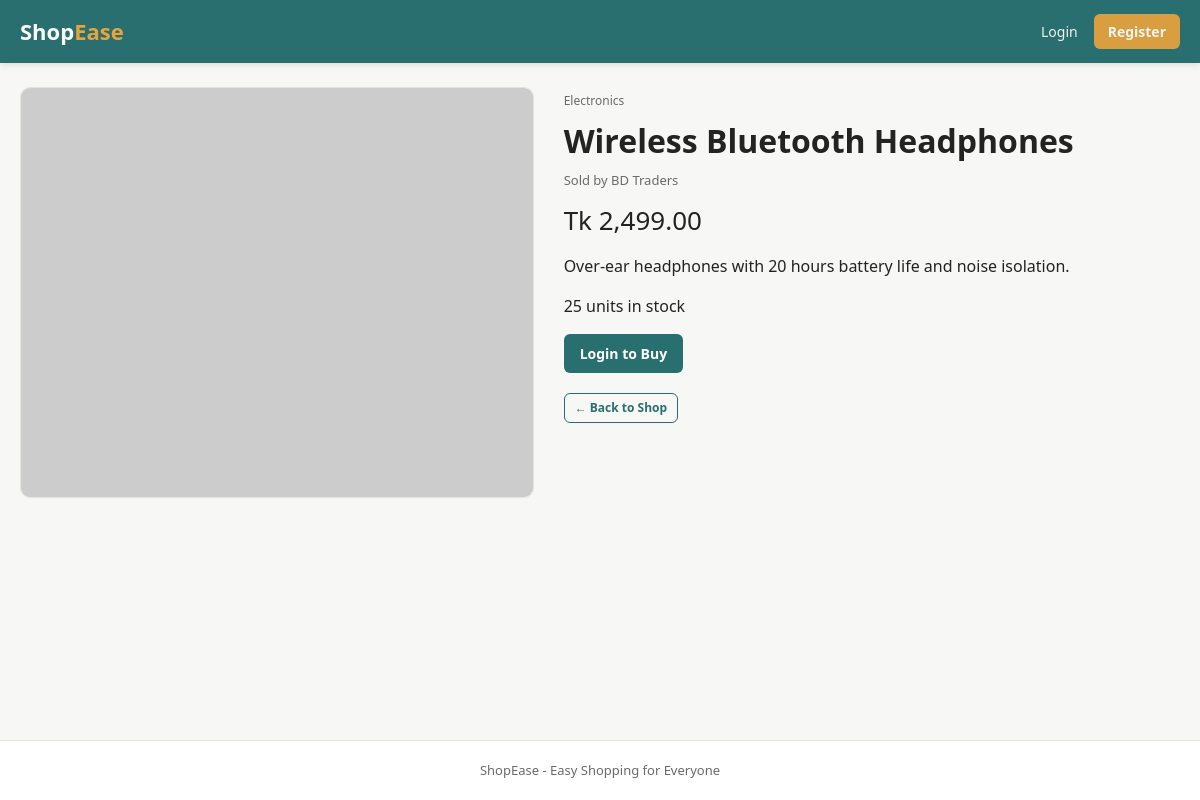
The page /customer/product.php?id=1 on the database its author committed.
### tables this page shows
CREATE TABLE products (
    id INT AUTO_INCREMENT PRIMARY KEY,
    seller_id INT NOT NULL,
    category_id INT,
    name VARCHAR(150) NOT NULL,
    description TEXT,
    price DECIMAL(10,2) NOT NULL,
    stock INT NOT NULL DEFAULT 0,
    image VARCHAR(255) DEFAULT 'no-image.png',
    status ENUM('active', 'inactive') NOT NULL DEFAULT 'active',
    created_at TIMESTAMP DEFAULT CURRENT_TIMESTAMP,
    FOREIGN KEY (seller_id) REFERENCES users(id) ON DELETE CASCADE,
    FOREIGN KEY (category_id) REFERENCES categories(id) ON DELETE SET NULL
);

CREATE TABLE categories (
    id INT AUTO_INCREMENT PRIMARY KEY,
    name VARCHAR(100) NOT NULL UNIQUE
);

CREATE TABLE users (
    id INT AUTO_INCREMENT PRIMARY KEY,
    name VARCHAR(100) NOT NULL,
    email VARCHAR(150) NOT NULL UNIQUE,
    password VARCHAR(255) NOT NULL,
    role ENUM('admin', 'seller', 'customer', 'delivery') NOT NULL DEFAULT 'customer',
    phone VARCHAR(20),
    address VARCHAR(255),
    status ENUM('active', 'blocked') NOT NULL DEFAULT 'active',
    created_at TIMESTAMP DEFAULT CURRENT_TIMESTAMP
);

### includes/functions.php (called while the page is built, shortened)
<?php
function isLoggedIn() {
    return isset($_SESSION['user_id']);
}
function currentUser() {
    return [
        'id'    => $_SESSION['user_id'] ?? null,
        'name'  => $_SESSION['user_name'] ?? null,
        'email' => $_SESSION['user_email'] ?? null,
        'role'  => $_SESSION['user_role'] ?? null,
    ];
}
function money($amount) {
    return 'Tk ' . number_format((float)$amount, 2);
}
function escape($str) {
    return htmlspecialchars($str ?? '', ENT_QUOTES, 'UTF-8');
}

### customer/product.php (the view, shortened to what this page needs)
<?php
require_once __DIR__ . '/../includes/functions.php';
$id = $_GET['id'] ?? 0;
$stmt = $conn->prepare("SELECT p.*, c.name AS category_name, u.name AS seller_name
                        FROM products p
                        LEFT JOIN categories c ON p.category_id = c.id
                        LEFT JOIN users u ON p.seller_id = u.id
                        WHERE p.id = ? AND p.status = 'active'");
$stmt->bind_param("i", $id);
$stmt->execute();
$product = $stmt->get_result()->fetch_assoc();
require_once __DIR__ . '/../includes/header.php';
?>
<div style="display:grid; grid-template-columns: 1fr 1.2fr; gap:30px;">
    <div>
        <img src="/ecommerce/assets/uploads/<?= escape($product['image']) ?>"
             onerror="this.src='https://via.placeholder.com/500x400?text=No+Image'"
             style="width:100%; border-radius: var(--radius); border:1px solid var(--border);">
    </div>
    <div>
        <span style="font-size:12px; color:var(--muted);"><?= escape($product['category_name'] ?? 'Uncategorized') ?></span>
        <h1 style="margin:6px 0;"><?= escape($product['name']) ?></h1>
        <p style="color:var(--muted); font-size:13px; margin-bottom:10px;">Sold by <?= escape($product['seller_name']) ?></p>
        <div class="price" style="font-size:26px; margin-bottom:14px;"><?= money($product['price']) ?></div>
        <p style="margin-bottom:16px;"><?= nl2br(escape($product['description'])) ?></p>
        <p class="stock" style="margin-bottom:16px;">
            <?= $product['stock'] > 0 ? $product['stock'] . ' units in stock' : 'Currently out of stock' ?>
        </p>
        <?php if ($user['role'] === 'customer' && $product['stock'] > 0): ?>
        <form method="POST" action="/ecommerce/customer/add_to_cart.php" style="display:flex; gap:10px; align-items:center;">
            <input type="hidden" name="product_id" value="<?= $product['id'] ?>">
            <input type="hidden" name="redirect" value="product">
            <input type="number" name="quantity" value="1" min="1" max="<?= $product['stock'] ?>" class="qty-input">
            <button type="submit" class="btn btn-primary">Add to Cart</button>
        </form>
        <?php elseif (!isLoggedIn()): ?>
            <a href="/ecommerce/auth/login.php" class="btn btn-primary">Login to Buy</a>
        <?php elseif ($product['stock'] <= 0): ?>
            <button class="btn btn-outline" disabled>Out of Stock</button>
        <?php endif; ?>
        <div class="mt-20">
            <a href="/ecommerce/customer/shop.php" class="btn btn-outline btn-sm">&larr; Back to Shop</a>
        </div>
    </div>
</div>
<?php require_once __DIR__ . '/../includes/footer.php'; ?>

### assets/css/style.css (style rules this page uses)
:root { --primary: #2a6f6f; --primary-dark: #1f5757; --accent: #e8a33d; --bg: #f7f7f5; --card-bg: #ffffff; --text: #232323; --muted: #6b6b6b; --border: #e3e3e0; --danger: #c0392b; --success: #2e7d32; --radius: 10px; }
* { box-sizing: border-box; margin: 0; padding: 0; }
html, body { min-height: 100%; }
body { font-family: "Segoe UI", Roboto, Arial, sans-serif; background: var(--bg); color: var(--text); line-height: 1.5; min-height: 100vh; display: flex; flex-direction: column; }
a { text-decoration: none; color: inherit; }
.btn { display: inline-block; padding: 9px 16px; border-radius: 6px; border: none; cursor: pointer; font-size: 14px; font-weight: 600; text-align: center; }
.btn-primary { background: var(--primary); color: #fff; }
.btn-outline { background: transparent; border: 1px solid var(--primary); color: var(--primary); }
.btn-sm { padding: 5px 10px; font-size: 12px; }
.mt-20 { margin-top: 20px; }

### rows shown on the page
products: category.name "Electronics", name "Wireless Bluetooth Headphones", seller.name "BD Traders", price "Tk 2,499.00", description "Over-ear headphones with 20 hours battery life and noise isolation.", stock "25"
